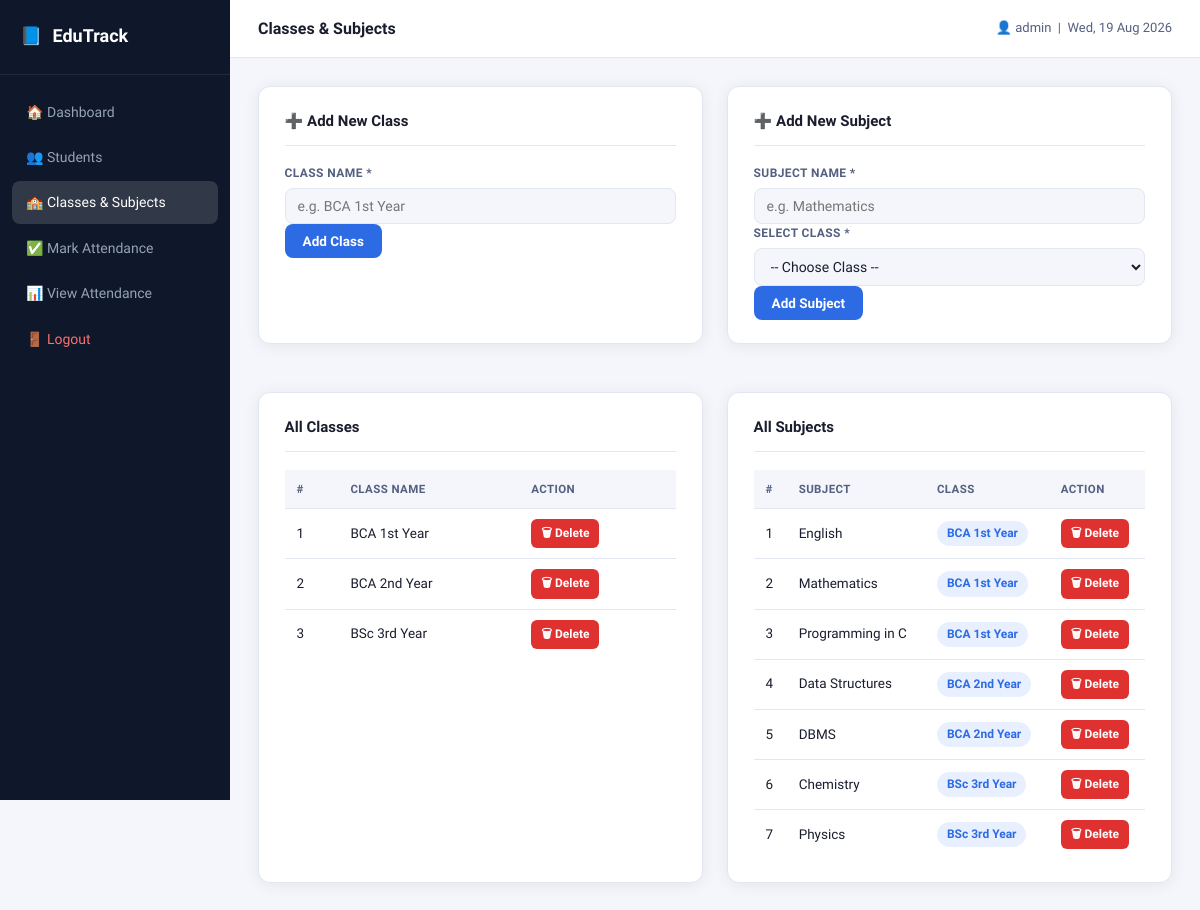
Page /classes.php (signed in) on the committed database.
### tables this page shows
CREATE TABLE IF NOT EXISTS classes (
    id         INT AUTO_INCREMENT PRIMARY KEY,
    class_name VARCHAR(100) NOT NULL UNIQUE,
    created_at TIMESTAMP DEFAULT CURRENT_TIMESTAMP
);

CREATE TABLE IF NOT EXISTS subjects (
    id           INT AUTO_INCREMENT PRIMARY KEY,
    class_id     INT NOT NULL,
    subject_name VARCHAR(100) NOT NULL,
    created_at   TIMESTAMP DEFAULT CURRENT_TIMESTAMP,
    FOREIGN KEY (class_id) REFERENCES classes(id) ON DELETE CASCADE
);

### classes.php (the view, shortened to what this page needs)
<?php
require_once 'db.php';
$pageTitle = 'Classes & Subjects';
$classes = mysqli_query($conn, "SELECT * FROM classes ORDER BY class_name");
$subjects = mysqli_query($conn, "
    SELECT sub.*, c.class_name
    FROM subjects sub
    JOIN classes c ON sub.class_id = c.id
    ORDER BY c.class_name, sub.subject_name
");
require_once 'partials/header.php';
?>
<div style="display:grid;grid-template-columns:1fr 1fr;gap:1.5rem;margin-bottom:1.5rem;">
    <div class="card">
        <div class="card-header">➕ Add New Class</div>
        <form method="POST">
            <div class="form-group">
                <label>Class Name *</label>
                <input type="text" name="class_name" placeholder="e.g. BCA 1st Year" required/>
            </div>
            <button type="submit" name="add_class" class="btn btn-primary">Add Class</button>
        </form>
    </div>
    <div class="card">
        <div class="card-header">➕ Add New Subject</div>
        <form method="POST">
            <div class="form-group">
                <label>Subject Name *</label>
                <input type="text" name="subject_name" placeholder="e.g. Mathematics" required/>
            </div>
            <div class="form-group">
                <label>Select Class *</label>
                <select name="class_id" required>
                    <option value="">-- Choose Class --</option>
                    <?php
                    mysqli_data_seek($classes, 0);
                    ?>
                </select>
            </div>
            <button type="submit" name="add_subject" class="btn btn-primary">Add Subject</button>
        </form>
    </div>
</div>
<div style="display:grid;grid-template-columns:1fr 1fr;gap:1.5rem;">
    <div class="card">
        <div class="card-header">All Classes</div>
        <?php mysqli_data_seek($classes, 0); ?>
        <?php if (mysqli_num_rows($classes) === 0): ?>
            <p class="empty-msg">No classes yet.</p>
        <?php else: ?>
        <table class="data-table">
            <thead><tr><th>#</th><th>Class Name</th><th>Action</th></tr></thead>
            <tbody>
            <?php $i = 1; mysqli_data_seek($classes, 0);
            while ($c = mysqli_fetch_assoc($classes)): ?>
                <tr>
                    <td><?= $i++ ?></td>
                    <td><?= htmlspecialchars($c['class_name']) ?></td>
                    <td>
                        <a href="?del_class=<?= $c['id'] ?>" class="btn btn-sm btn-danger"
                           onclick="return confirm('Delete this class and all its students/subjects?')">
                           🗑 Delete
                        </a>
                    </td>
                </tr>
            <?php endwhile; ?>
            </tbody>
        </table>
        <?php endif; ?>
    </div>
    <div class="card">
        <div class="card-header">All Subjects</div>
        <?php if (mysqli_num_rows($subjects) === 0): ?>
            <p class="empty-msg">No subjects yet.</p>
        <?php else: ?>
        <table class="data-table">
            <thead><tr><th>#</th><th>Subject</th><th>Class</th><th>Action</th></tr></thead>
            <tbody>
            <?php $i = 1; while ($s = mysqli_fetch_assoc($subjects)): ?>
                <tr>
                    <td><?= $i++ ?></td>
                    <td><?= htmlspecialchars($s['subject_name']) ?></td>
                    <td><span class="badge badge-class"><?= htmlspecialchars($s['class_name']) ?></span></td>
                    <td>
                        <a href="?del_sub=<?= $s['id'] ?>" class="btn btn-sm btn-danger"
                           onclick="return confirm('Delete this subject?')">
                           🗑 Delete
                        </a>
                    </td>
                </tr>
            <?php endwhile; ?>
            </tbody>
        </table>
        <?php endif; ?>
    </div>
</div>
<?php require_once 'partials/footer.php'; ?>

### header.php (shortened to what this page needs)
<!DOCTYPE html>
<html lang="en">
<head>
    <link rel="stylesheet" href="style.css"/>
</head>
<body>
<div class="layout">
<aside class="sidebar">
    <div class="sidebar-brand">
        <span>📘</span>
        <span>EduTrack</span>
    </div>
    <nav class="sidebar-nav">
        <a href="dashboard.php"        class="nav-link <?= ($pageTitle==='Dashboard')?'active':'' ?>">🏠 Dashboard</a>
        <a href="students.php"         class="nav-link <?= (strpos($pageTitle,'Student')!==false)?'active':'' ?>">👥 Students</a>
        <a href="classes.php"          class="nav-link <?= (strpos($pageTitle,'Class')!==false)?'active':'' ?>">🏫 Classes &amp; Subjects</a>
        <a href="mark_attendance.php"  class="nav-link <?= ($pageTitle==='Mark Attendance')?'active':'' ?>">✅ Mark Attendance</a>
        <a href="view_attendance.php"  class="nav-link <?= ($pageTitle==='View Attendance')?'active':'' ?>">📊 View Attendance</a>
        <a href="logout.php"           class="nav-link nav-logout">🚪 Logout</a>
    </nav>
</aside>
<div class="main">
    <header class="topbar">
        <div class="topbar-title"><?= $pageTitle ?? 'Dashboard' ?></div>
        <div class="topbar-user">
            👤 <?= htmlspecialchars($_SESSION['admin_name']) ?>
            &nbsp;|&nbsp;
            <?= date('D, d M Y') ?>
        </div>
    </header>
    <div class="content">

### footer.php (shortened to what this page needs)
    </div>
</div>
</div>
</body>
</html>

### style.css (style rules this page uses)
*, *::before, *::after { box-sizing: border-box; margin: 0; padding: 0; }
:root { --primary: #2d6be4; --primary-dark: #1e55c5; --primary-light: #e8effe; --success: #2f9e44; --success-light: #ebfbee; --danger: #e03131; --danger-light: #fff5f5; --warning: #e67700; --warning-light: #fff9db; --bg: #f4f6fb; --surface: #ffffff; --border: #e2e6f0; --text: #1a1d2e; --text-muted: #556080; --text-hint: #99a0bb; --sidebar-bg: #0f172a; --sidebar-text: #94a3b8; --sidebar-active: #ffffff; --radius: 12px; --shadow: 0 2px 16px rgba(0,0,0,0.07); --font: 'Sora', 'Segoe UI', sans-serif; }
body { font-family: var(--font); background: var(--bg); color: var(--text); font-size: 14px; line-height: 1.6; }
a { color: var(--primary); text-decoration: none; }
.layout { display: flex; min-height: 100vh; }
.sidebar { width: 230px; background: var(--sidebar-bg); display: flex; flex-direction: column; position: fixed; top: 0; left: 0; height: 100vh; overflow-y: auto; z-index: 100; }
.sidebar-brand { display: flex; align-items: center; gap: 10px; padding: 1.4rem 1.25rem; font-size: 18px; font-weight: 700; color: #ffffff; border-bottom: 1px solid rgba(255,255,255,0.08); }
.sidebar-nav { display: flex; flex-direction: column; padding: 1rem 0.75rem; gap: 3px; }
.nav-link { display: flex; align-items: center; gap: 10px; padding: 10px 14px; border-radius: 8px; color: var(--sidebar-text); font-size: 14px; font-weight: 500; transition: all 0.18s; text-decoration: none; }
.nav-link.active { background: rgba(255,255,255,0.14); color: var(--sidebar-active); }
.nav-logout { margin-top: auto; color: #f87171; }
.main { margin-left: 230px; flex: 1; display: flex; flex-direction: column; }
.topbar { position: sticky; top: 0; background: var(--surface); border-bottom: 1px solid var(--border); height: 58px; display: flex; align-items: center; justify-content: space-between; padding: 0 1.75rem; z-index: 50; }
.topbar-title { font-size: 16px; font-weight: 600; }
.topbar-user { font-size: 13px; color: var(--text-muted); }
.content { padding: 1.75rem; max-width: 1200px; width: 100%; }
.card { background: var(--surface); border: 1px solid var(--border); border-radius: var(--radius); padding: 1.4rem 1.6rem; box-shadow: var(--shadow); margin-bottom: 1.5rem; }
.card-header { font-size: 15px; font-weight: 600; color: var(--text); margin-bottom: 1.1rem; padding-bottom: 0.75rem; border-bottom: 1px solid var(--border); }
.form-group { display: flex; flex-direction: column; gap: 5px; }
.form-group label { font-size: 12px; font-weight: 600; color: var(--text-muted); text-transform: uppercase; letter-spacing: 0.4px; }
input[type="text"], input[type="email"], input[type="password"], input[type="date"], select, textarea { border: 1.5px solid var(--border); border-radius: 8px; padding: 9px 12px; font-family: var(--font); font-size: 14px; color: var(--text); background: var(--bg); outline: none; transition: border-color 0.18s, background 0.18s; width: 100%; }
.btn { display: inline-flex; align-items: center; gap: 6px; padding: 9px 18px; border-radius: 8px; border: none; font-family: var(--font); font-size: 13.5px; font-weight: 600; cursor: pointer; transition: all 0.18s; text-decoration: none; white-space: nowrap; }
.btn-primary { background: var(--primary); color: #fff; }
.btn-danger { background: var(--danger); color: #fff; }
.btn-sm { padding: 5px 10px; font-size: 12px; border-radius: 6px; }
.data-table { width: 100%; border-collapse: collapse; font-size: 13.5px; }
.data-table th { background: var(--bg); padding: 10px 12px; font-weight: 600; font-size: 11.5px; text-transform: uppercase; letter-spacing: 0.4px; color: var(--text-muted); border-bottom: 1px solid var(--border); text-align: left; white-space: nowrap; }
.data-table td { padding: 10px 12px; border-bottom: 1px solid var(--border); color: var(--text); vertical-align: middle; }
.data-table tr:last-child td { border-bottom: none; }
.badge { display: inline-block; padding: 3px 10px; border-radius: 20px; font-size: 12px; font-weight: 600; }
.badge-class { background: var(--primary-light); color: var(--primary); }

### rows in the picture
classes: class_name "BCA 1st Year"
classes: class_name "BCA 2nd Year"
classes: class_name "BSc 3rd Year"
subjects: subject_name "English", class.class_name "BCA 1st Year"
subjects: subject_name "Mathematics", class.class_name "BCA 1st Year"
subjects: subject_name "Programming in C", class.class_name "BCA 1st Year"
subjects: subject_name "Data Structures", class.class_name "BCA 2nd Year"
subjects: subject_name "DBMS", class.class_name "BCA 2nd Year"
subjects: subject_name "Chemistry", class.class_name "BSc 3rd Year"
subjects: subject_name "Physics", class.class_name "BSc 3rd Year"

### other values in the picture
$pageTitle "Classes & Subjects"
$_SESSION['admin_name'] "admin"
